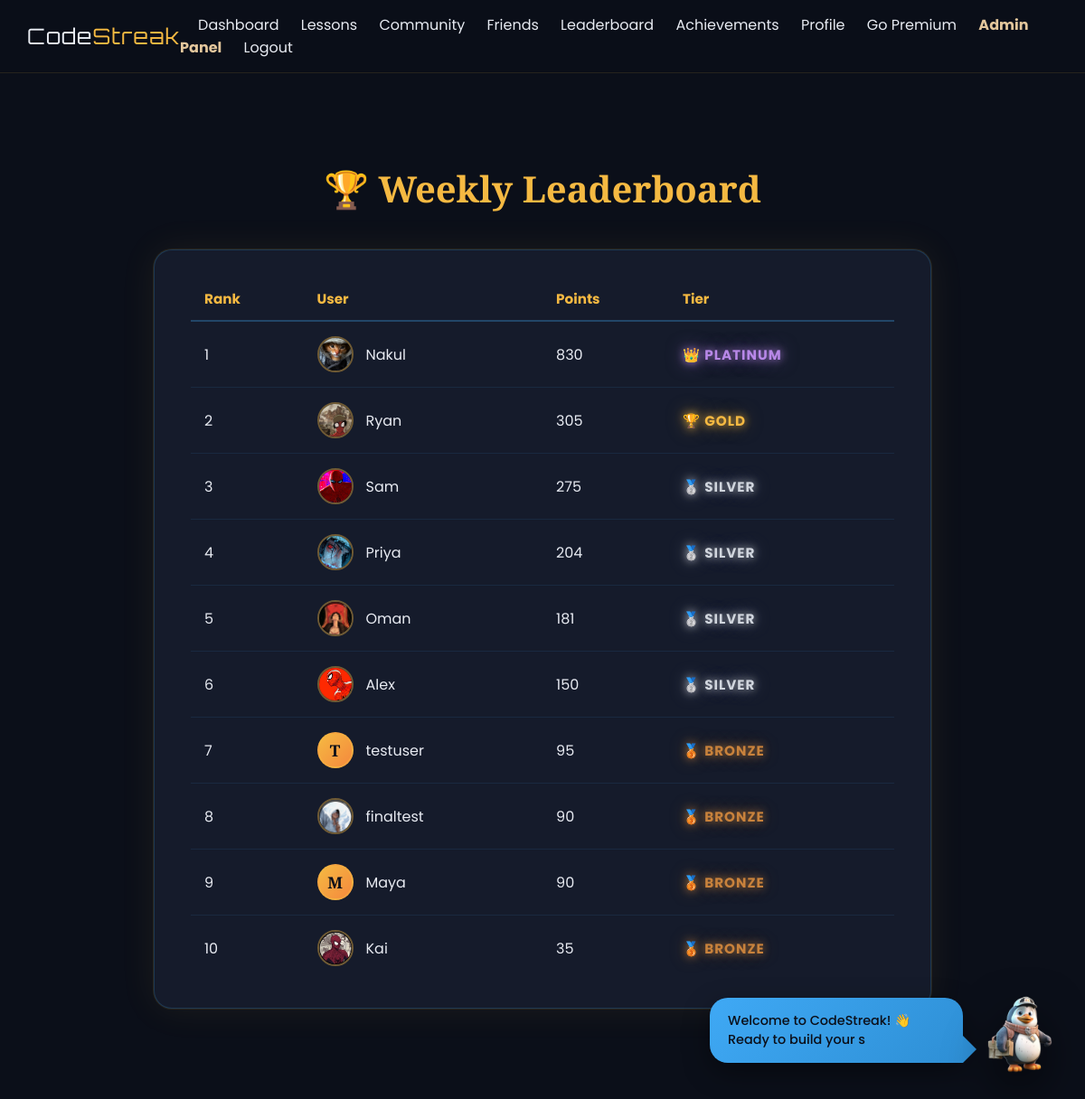
/leaderboard (signed in), run on the app's committed database.
### tables this page shows
CREATE TABLE users (
    id INTEGER PRIMARY KEY AUTOINCREMENT,
    username TEXT UNIQUE NOT NULL,
    email TEXT UNIQUE NOT NULL,
    password_hash TEXT NOT NULL,
    security_question TEXT,
    security_answer TEXT,
    streak INTEGER DEFAULT 0,
    streak_charge INTEGER DEFAULT 1,
    total_points INTEGER DEFAULT 0,
    weekly_points INTEGER DEFAULT 0,
    rank TEXT DEFAULT 'Bronze',
    premium INTEGER DEFAULT 0,
    achievements TEXT DEFAULT '[]',
    profile_picture TEXT,
    bio TEXT DEFAULT '',
    learning_goal TEXT DEFAULT 'Learning Python',
    avatar_emoji TEXT DEFAULT '🐉',
    created_at TIMESTAMP DEFAULT CURRENT_TIMESTAMP
, is_active BOOLEAN DEFAULT 1, is_admin BOOLEAN DEFAULT 0);

### app.py (the view)
@app.route('/leaderboard')
def leaderboard():
    if 'user_id' not in session:
        return redirect(url_for('login'))
    conn = get_db()
    cur = conn.cursor()
    update_user_rank(session['user_id'])
    conn = get_db()
    cur = conn.cursor()
    cur.execute("""
        SELECT id, username, weekly_points, `rank`, profile_picture
        FROM users
        ORDER BY weekly_points DESC
        LIMIT 20
    """)
    users = cur.fetchall()
    cur.close()
    conn.close()
    return render_template('leaderboard.html', users=users)

### app.py (called while the page is built)
def get_db():
    conn = sqlite3.connect('codestreak.db', detect_types=sqlite3.PARSE_DECLTYPES)
    conn.row_factory = sqlite3.Row
    return conn

def update_user_rank(user_id):
    conn = get_db()
    cur = conn.cursor()
    cur.execute("SELECT total_points FROM users WHERE id = ?", (user_id,))
    user = cur.fetchone()
    if not user:
        cur.close()
        conn.close()
        return None
    xp = user['total_points']
    if xp >= 450:
        new_rank = 'Platinum'
    elif xp >= 300:
        new_rank = 'Gold'
    elif xp >= 100:
        new_rank = 'Silver'
    else:
        new_rank = 'Bronze'
    cur.execute("UPDATE users SET `rank` = ? WHERE id = ?", (new_rank, user_id))
    conn.commit()
    cur.close()
    conn.close()
    return new_rank

### templates/leaderboard.html (shortened to what this page needs)
{% extends 'base.html' %}
{% block content %}
<div class="page-container">
    <div class="page-header">
        <h1 class="page-title">🏆 Weekly Leaderboard</h1>
    </div>
    <div class="leaderboard-table">
        {% if users %}
        <table class="lb-table">
            <thead>
                <tr>
                    <th>Rank</th>
                    <th>User</th>
                    <th>Points</th>
                    <th>Tier</th>
                </tr>
            </thead>
            <tbody>
                {% for u in users %}
                <tr>
                    <td>{{ loop.index }}</td>
                    <td>
                        <div class="lb-user-cell">
                            {% if u['profile_picture'] %}
                                <img src="{{ url_for('static', filename='uploads/' + u['profile_picture']) }}"
                                     alt="{{ u['username'] }}"
                                     class="lb-avatar">
                            {% else %}
                                <div class="lb-avatar-initial">{{ u['username'][0]|upper }}</div>
                            {% endif %}
                            <span>{{ u['username'] }}</span>
                        </div>
                    </td>
                    <td>{{ u['weekly_points'] }}</td>
                    <td class="lb-tier-cell {{ u['rank']|lower }}">
                        {% if u['rank'] == 'Bronze' %}🥉
                        {% elif u['rank'] == 'Silver' %}🥈
                        {% elif u['rank'] == 'Gold' %}🏆
                        {% elif u['rank'] == 'Platinum' %}👑
                        {% endif %}
                        {{ u['rank'] }}
                    </td>
                </tr>
                {% endfor %}
            </tbody>
        </table>
        {% else %}
        <div class="empty-state">
            No players yet. Be the first to complete a lesson! 🚀
        </div>
        {% endif %}
    </div>
</div>
{% endblock %}

### templates/base.html (style rules this page uses)
:root { --near-black: #0B0F19; --azure-blue: #3FA9F5; --amber-gold: #F5B942; --emerald: #2ED9A5; --off-white: #E8EBF2; --surface: #151B2B; --surface-2: #1E2538; --champion-blue: #0B0F19; --lavender-tonic: #3FA9F5; --exotic-orange: #F5B942; --dirty-white: #E8EBF2; --ink: #0B0F19; --paper: #E8EBF2; --yellow: #F5B942; --red: #3FA9F5; --beige: #3FA9F5; --dark: #0B0F19; font-family: 'Poppins', sans-serif; color: var(--off-white); background: var(--near-black); }
* { box-sizing: border-box; margin: 0; padding: 0; }
html { min-height: 100%; background: var(--near-black); scroll-behavior: smooth; }
body { margin: 0; min-height: 100%; background: var(--near-black); overflow-x: hidden; font-family: 'Poppins', sans-serif; color: var(--off-white); }

### templates/leaderboard.html (style rules this page uses)
.page-container { max-width: 900px; margin: 80px auto; padding: 20px; }
.page-header { text-align: center; margin-bottom: 40px; }
.page-title { font-family: 'Playfair Display', serif; font-size: 2.5rem; color: var(--amber-gold); margin-bottom: 10px; }
.leaderboard-table { background: #151B2B; border: 1px solid rgba(63, 169, 245, 0.2); border-radius: 20px; padding: 30px 40px; box-shadow: 0 0 0 1px rgba(245, 185, 66, 0.1), 0 0 40px rgba(245, 185, 66, 0.08); }
.lb-table { width: 100%; border-collapse: collapse; }
.lb-table th { color: var(--amber-gold); text-align: left; font-size: 0.95rem; font-weight: 700; padding: 12px 15px; border-bottom: 2px solid rgba(63, 169, 245, 0.3); }
.lb-table td { padding: 16px 15px; color: var(--off-white); border-bottom: 1px solid rgba(63, 169, 245, 0.1); }
.lb-table tr:last-child td { border-bottom: none; }
.lb-user-cell { display: flex; align-items: center; gap: 14px; }
.lb-avatar { width: 40px; height: 40px; border-radius: 50%; object-fit: cover; border: 2px solid rgba(245, 185, 66, 0.4); flex-shrink: 0; }
.lb-avatar-initial { width: 40px; height: 40px; border-radius: 50%; background: linear-gradient(135deg, var(--amber-gold), #F5893D); color: var(--near-black); display: flex; justify-content: center; align-items: center; font-family: 'Playfair Display', serif; font-weight: 700; font-size: 1.1rem; flex-shrink: 0; border: 2px solid rgba(245, 185, 66, 0.4); }
.lb-tier-cell { font-weight: 700; font-size: 0.95rem; text-transform: uppercase; letter-spacing: 1px; transition: all 0.3s ease; }
.lb-tier-cell.bronze { color: #C8823C; text-shadow: 0 0 10px rgba(200, 130, 60, 0.8), 0 0 20px rgba(200, 130, 60, 0.4); }
.lb-tier-cell.silver { color: #D0D5DD; text-shadow: 0 0 10px rgba(208, 213, 221, 0.8), 0 0 20px rgba(208, 213, 221, 0.4); }
.lb-tier-cell.gold { color: #F5B942; text-shadow: 0 0 10px rgba(245, 185, 66, 0.9), 0 0 20px rgba(245, 185, 66, 0.5); }
.lb-tier-cell.platinum { color: #B888E8; text-shadow: 0 0 10px rgba(184, 136, 232, 0.9), 0 0 20px rgba(184, 136, 232, 0.5); }

### data on the page
users: profile_picture (picture), username "Nakul", weekly_points "830", rank "PLATINUM"
users: profile_picture (picture), username "Ryan", weekly_points "305", rank "GOLD"
users: profile_picture (picture), username "Sam", weekly_points "275", rank "SILVER"
users: profile_picture (picture), username "Priya", weekly_points "204", rank "SILVER"
users: profile_picture (picture), username "Oman", weekly_points "181", rank "SILVER"
users: profile_picture (picture), username "Alex", weekly_points "150", rank "SILVER"
users: username "T", username "testuser", weekly_points "95", rank "BRONZE"
users: profile_picture (picture), username "finaltest", weekly_points "90", rank "BRONZE"
users: username "M", username "Maya", weekly_points "90", rank "BRONZE"
users: profile_picture (picture), username "Kai", weekly_points "35", rank "BRONZE"
